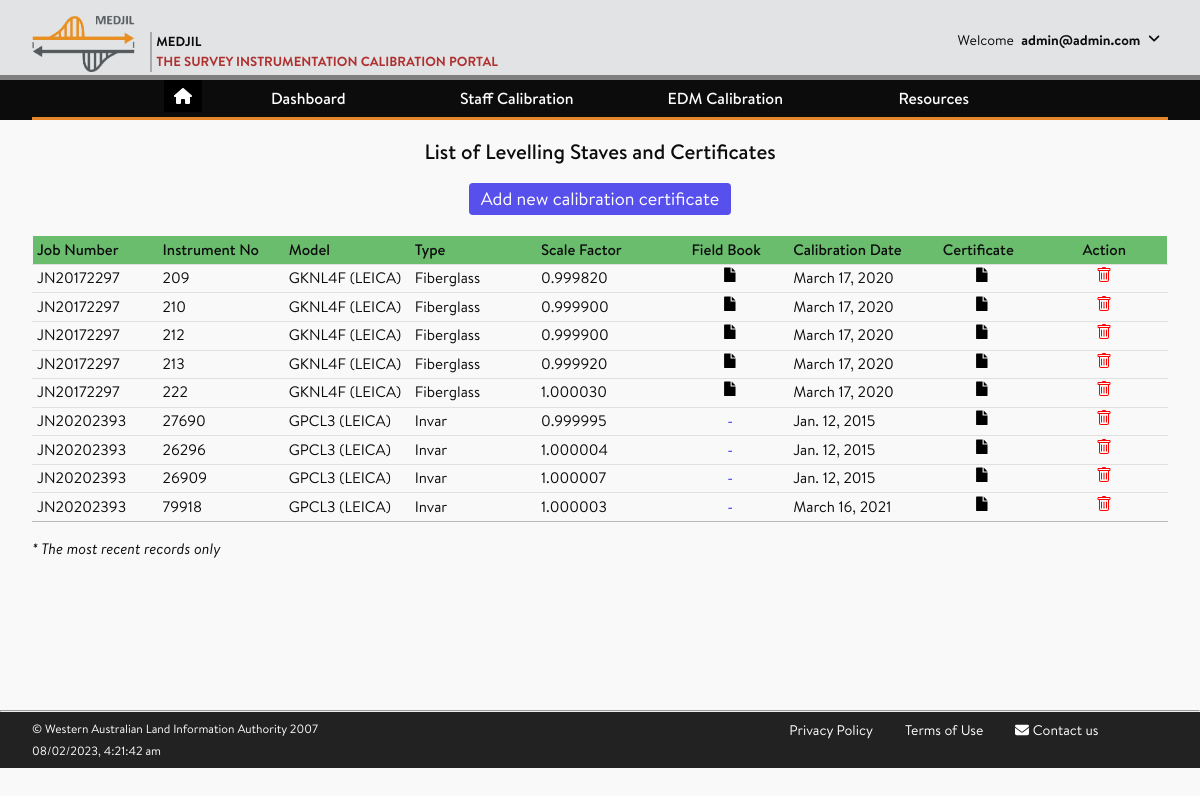
The page /staffcalibration/staff_registry/ (signed in) on the database its author committed.
### accounts/models.py (models this page shows, shortened)
class CustomUser(AbstractUser):
    company = models.ForeignKey(
                                Company,
                                on_delete = models.SET_NULL,
                                blank = True,
                                null = True,
    )
    username = None
    email = LowerCaseEmailField(_('email address'),
                                max_length = 150,
                                unique=True,
                                error_messages = {
                                    'unique': _("The user with that email address already exists.")
                                })
    USERNAME_FIELD = 'email'
    REQUIRED_FIELDS = []
    objects = CustomUserManager()

### staffcalibration/models.py (models this page shows, shortened)
class StaffCalibrationRecord(models.Model):
    id = models.UUIDField(primary_key=True, default=uuid.uuid4, help_text='Unique ID for this calibration record')
    site_id = models.ForeignKey(CalibrationSite,
                                    limit_choices_to=Q(site_type = 'staff_range') | Q(site_type = 'staff_lab'),
                                    on_delete = models.RESTRICT,
                                    null = True,
                                    blank = True,
                                    verbose_name = 'Calibration Site')
    job_number = models.CharField(max_length=15,
                                    help_text = "Enter a job number, e.g., JN20222511",
                                    verbose_name = 'Job Number')
    inst_staff = models.ForeignKey(Staff,
                                    null=True,
                                    on_delete = models.RESTRICT,
                                    verbose_name = 'Staff Number')
    inst_level = models.ForeignKey(DigitalLevel,
                                    on_delete = models.RESTRICT,
                                    null = True,
                                    blank = True,
                                    verbose_name = 'Level Number')
    scale_factor = models.FloatField(null=True,
                                        validators = [MinValueValidator(0.99), MaxValueValidator(1.003)],
                                        help_text = "Enter the correction factor provided in the Certificate.",
                                        verbose_name = "Scale Factor")
    grad_uncertainty = models.FloatField(null=True,
                                        blank=True,
                                        validators = [MinValueValidator(0), MaxValueValidator(0.1)],
                                        help_text = "Enter the graduation uncertainty, if provided in the certificate.",
                                        verbose_name = "Graduation Uncertainty")
    standard_temperature = models.FloatField(default=25.0, null = True, help_text = "Temperature at which the Scale Factor is valid.")
    observed_temperature = models.FloatField(null = True, blank=True, help_text = "Average temperature observed during the observation.")
    field_file = models.FileField(upload_to = get_upload_to_fieldfile,
                                        null=True,
                                        blank=True,
                                        help_text = 'Upload the ASCII file generated by the level instrument',
                                        verbose_name= 'Field Data')
    field_book = models.FileField(upload_to = get_upload_to_fieldbook,
                                        null=True,
                                        blank=True,
                                        help_text = 'Upload the field book in pdf/jpg/tif format',
                                        verbose_name= 'Field Book')
    observer_isme = models.BooleanField(default=False, verbose_name = "I am the Observer")
    observer = models.CharField(max_length=50, null=True, blank=True)
    calibration_date = models.DateField(help_text = "Date of observation/measurement taken.",
                                        null=True)
    calibration_report = models.FileField(upload_to = get_upload_to_calibreport,
                                    null=True,
                                    blank=True,
                                    help_text = "Calibration report/certificate in pdf/jpg/tif format.",
                                    verbose_name= 'Calibration certificate')
    created_on = models.DateTimeField(auto_now_add=True, null=True)
    modified_on = models.DateTimeField(auto_now=True, null=True)
    class Meta:
        ordering = ['inst_staff', 'calibration_date']
        unique_together = ['job_number', 'inst_staff', 'calibration_date']
    @property
    def report_url(self):
        if self.calibration_report:
            return getattr(self.calibration_report, 'url', None)
        return None
    @property
    def field_url(self):
        if self.field_book:
            return getattr(self.field_book, 'url', None)
        return None

### instruments/models.py (models this page shows, shortened)
class Staff(models.Model):
    staff_model = models.ForeignKey(InstrumentModel,
                                    limit_choices_to={'inst_type__exact': 'staff'},
                                    on_delete = models.CASCADE, null = True)
    staff_owner = models.ForeignKey(Company, on_delete = models.SET_NULL, null = True)
    staff_number = models.CharField(max_length=15,
                                    help_text="Enter the instrument number")
    staff_types = (
                ( None, 'Select one of the following'),
                ('invar','Invar'),
                ('fiberglass','Fiber glass'),
                ('wood','Wood'),
                ('aluminium','Aluminium'),
                ('steel','Steel'),
                ('epoxy','Carbon/epoxy'),
                ('e_glass','E-glass'),
                ('s2_glass','S2-glass'),)
    staff_type = models.CharField(max_length=10,
                 choices=staff_types)
    staff_length = models.FloatField(
                                    validators = [MinValueValidator(1.0), MaxValueValidator(5.0)],
                                    help_text="Staff length in meters",
                                    verbose_name = "Staff length (in metres)")
    thermal_coefficient =  models.FloatField(
                                    null=True,
                                    validators = [MinValueValidator(-100), MaxValueValidator(100)],
                                    help_text="Coefficient of expansion in ppm units- e.g., Fibreglass: 10.0, Carbon: 3.0",
                                    verbose_name = "CoE (in ppm)")
    created_on = models.DateTimeField(auto_now_add=True, null=True)
    modified_on = models.DateTimeField(auto_now=True, null=True)
    class Meta:
        unique_together = ['staff_number', 'staff_owner']
        ordering= ['staff_number']
    def get_absolute_url(self):
        return reverse('instruments:inst_staff_update', args=[str(self.id)])

class InstrumentModel(models.Model):
    inst_types = (
                ( None, 'Select one of the following'),
                ('edm','Total Station EDM'),
                ('prism','Prism'),
                ('level','Digital Level'),
                ('staff','Barcoded Staff'),
                ('baro','Barometer'),
                ('thermo','Thermometer'),
                ('hygro','Hygrometer'),
                ('psy','Psychrometer'),
                ('others','Others'),)
    inst_type = models.CharField(max_length=6,
                 choices=inst_types,
                 verbose_name= 'instrument type',
                 null = True)
    make = models.ForeignKey(InstrumentMake, on_delete = models.CASCADE, null = True)
    model = models.CharField(max_length=25, validators=[MinLengthValidator(3)], help_text="e.g., LS15, DNA03, TS30, S9, SX12, GT-1200/600")
    class Meta:
        ordering = ['inst_type','make','model']
        unique_together = ('inst_type','make','model')

class InstrumentMake(models.Model):
    make = models.CharField(max_length=25, validators=[MinLengthValidator(4)], help_text="e.g., LEICA, TRIMBLE, SOKKIA", unique=True)
    make_abbrev = models.CharField(max_length=4, validators=[MinLengthValidator(3)], help_text="e.g., LEI, TRIM, SOKK", unique=True, verbose_name = 'Abbreviation')
    def __str__(self):
        return self.make

### staffcalibration/views.py (the view)
# urls.py: path('staff_registry/', views.user_staff_registry, name='staff_registry'),
@login_required(login_url="/accounts/login")
def user_staff_registry(request):
    staff_list = StaffCalibrationRecord.objects.filter(inst_staff__staff_owner=request.user.company).distinct().order_by('inst_staff__staff_model')
    context = {
        'staff_list': staff_list,
    }
    return render(request, 'staffcalibration/staff_calibration_record.html', context)

### staffcalibration/templates/staffcalibration/staff_calibration_record.html (shortened to what this page needs)
{% extends 'base_generic.html' %}
{% load static %}
{% block content %}
<article class="post">
        <div class="post-header">
            <h2 class="post-title">List of Levelling Staves and Certificates</h2>
        </div>
        <div class="mt-2 mb-5 flex justify-center">
            <a href="{% url 'staffcalibration:create_record' %}" class="px-3 py-2 border border-transparent text-lg leading-4 rounded text-white bg-indigo-600 hover:bg-indigo-500 focus:outline-none focus:shadow-outline transition duration-150 ease-in-out">
                Add new calibration certificate
            </a>
          </div>
        <div class="post-content">
            {% if staff_list %}
            <table style="table-layout: fixed; width: 100%">
                <tr>
                    <th>Job Number</th>
                    <th>Instrument No</th>
                    <th>Model</th>
                    <th>Type</th>
                    <th>Scale Factor</th>
                    <th class="text-center">Field Book</th>
                    <th>Calibration Date</th>
                    <th class="text-center">Certificate</th>
                    <th class="text-center">Action</th>
                </tr>
                {% for element in staff_list %}
                <tr>
                    <td>{{ element.job_number }}</td>
                    <td>{{ element.inst_staff.staff_number }}</td>
                    <td>{{ element.inst_staff.staff_model.model }} ({{ element.inst_staff.staff_model.make }})</td>
                    <td>{{ element.inst_staff.staff_type|title }}</td>
                    <td>{{ element.scale_factor|stringformat:"1.6f" }}</td>
                    <td class="text-center">
                        {% if element.field_url %}
                            <a href="{{ element.field_url|default_if_none:'#' }}" target="__blank">
                            </a></td>
                        {% else %}
                            <a href="#">-</a>
                        {% endif %}
                    <td>{{ element.calibration_date }}</td>
                    <td class="text-center">
                        {% if element.report_url %}
                            <a href="{{ element.report_url|default_if_none:'#' }}" target="__blank">
                            </a>
                        {% endif %}
                    </td>
                    <td class="font-regular text-center">
                        <a class="px-2" href="{% url 'staffcalibration:delete_record' element.id %}" onclick="return confirmation()">
                        </a>
                    </td>
                </tr>
                {% endfor %}
            </table>
            {% endif %}
        <div><i>* The most recent records only</i></div>
    </div>
</article>
{% endblock %}

### templates/base_generic.html (shortened to what this page needs)
{% load static %}
<!DOCTYPE html>
<html lang="en">
<head>
    <link rel="stylesheet" href="https://cdnjs.cloudflare.com/ajax/libs/font-awesome/6.2.0/css/all.min.css" />
    <link rel="stylesheet" href="{% static 'main.css' %}">
    <link rel="stylesheet" href="{% static 'fonts/stylesheet.css' %}">
    <link rel="stylesheet" href="{% static 'style_ib.css' %}">
</head>
<body>
    <div class="page-wrap">
    <header class="page-header">
        <div class="wrapper">
            <div class="header-wrapper">
                <a class="header-logo" href="{% url 'home' %}">
                    <img src="{% static 'logo.png' %}" alt="Medjil">
                    <p>
                        <span>Medjil</span>
                        <span>The Survey Instrumentation Calibration Portal</span>
                    </p>
                </a>
                <div class="header-userinfo">
                        <div>
                            <span>Welcome</span>
                                {% if user.is_authenticated %}
                                    {% if not user.first_name %}
                                        <span><strong> {{ user.email }}</strong></span>
                                    {% else %}
                                        <span><strong>{{ user.first_name }}</strong></span>
                                    {% endif %}
                                {% endif %}
                                <span>
                                    <a href="#" id="header-toggle"><i class="fas fa-angle-down rotate" aria-hidden="true"></i></a>
                                </span>
                        </div>
                </div>
            </div>
        </div>
    </header>
    <nav class="page-nav">
        <div class="wrapper">
            <ul class="nav-links">
            		<li>
            				<ul>
            						<button class="btn_home"><a href="{% url 'home' %}"><i class="fa fa-home"></i></a></button>
            				</ul>
            		</li>
                <li class="nav-item has-subnav"><a tabindex="0">Dashboard</a>
                </li>
                <li class="nav-item has-subnav"><a tabindex="0">Staff Calibration</a>
                </li>
                <li class="nav-item has-subnav"><a tabindex="0">EDM Calibration </a>
                </li>
                <li class="nav-item has-subnav"><a tabindex="0">Resources</a>
                </li>
            </ul>
        </div>
    </nav>
    <main class="page-content">
        <div class="wrapper">
            {% block content %}
            {% endblock content %}
        </div>
    </main>
    <hr>
    <footer class="page-footer">
        <div class="wrapper">
            <div class="footer-row3">
                <div class="policy-col-1">
                    <a href="{% url 'terms' %}">Privacy Policy</a>
                    <a href="{% url 'terms' %}">Terms of Use</a>
                    <a href="mailto:geodesy@landgate.wa.gov.au"><i class="fas fa-envelope"></i> <span>Contact us</span></a>
                </div>
                <div class="policy-col-2">
                      <p>&#169; Western Australian Land Information Authority 2007</p>
                      <span id="current_time"></span>
                </div>
            </div>
        </div>
    </footer>
</body>
</html>

### assets/style_ib.css (style rules this page uses)
.btn_home { background-color: Black; border: none; color: White; cursor: pointer; }

### rows shown on the page
CustomUser: email "admin@admin.com"
StaffCalibrationRecord: job_number "JN20172297", inst_staff.staff_number "209", inst_staff.staff_model.model "GKNL4F", inst_staff.staff_model.make "LEICA", inst_staff.staff_type "Fiberglass", scale_factor "0.999820", calibration_date "March 17, 2020"
StaffCalibrationRecord: job_number "JN20172297", inst_staff.staff_number "210", inst_staff.staff_model.model "GKNL4F", inst_staff.staff_model.make "LEICA", inst_staff.staff_type "Fiberglass", scale_factor "0.999900", calibration_date "March 17, 2020"
StaffCalibrationRecord: job_number "JN20172297", inst_staff.staff_number "212", inst_staff.staff_model.model "GKNL4F", inst_staff.staff_model.make "LEICA", inst_staff.staff_type "Fiberglass", scale_factor "0.999900", calibration_date "March 17, 2020"
StaffCalibrationRecord: job_number "JN20172297", inst_staff.staff_number "213", inst_staff.staff_model.model "GKNL4F", inst_staff.staff_model.make "LEICA", inst_staff.staff_type "Fiberglass", scale_factor "0.999920", calibration_date "March 17, 2020"
StaffCalibrationRecord: job_number "JN20172297", inst_staff.staff_number "222", inst_staff.staff_model.model "GKNL4F", inst_staff.staff_model.make "LEICA", inst_staff.staff_type "Fiberglass", scale_factor "1.000030", calibration_date "March 17, 2020"
StaffCalibrationRecord: job_number "JN20202393", inst_staff.staff_number "27690", inst_staff.staff_model.model "GPCL3", inst_staff.staff_model.make "LEICA", inst_staff.staff_type "Invar", scale_factor "0.999995", calibration_date "Jan. 12, 2015"
StaffCalibrationRecord: job_number "JN20202393", inst_staff.staff_number "26296", inst_staff.staff_model.model "GPCL3", inst_staff.staff_model.make "LEICA", inst_staff.staff_type "Invar", scale_factor "1.000004", calibration_date "Jan. 12, 2015"
StaffCalibrationRecord: job_number "JN20202393", inst_staff.staff_number "26909", inst_staff.staff_model.model "GPCL3", inst_staff.staff_model.make "LEICA", inst_staff.staff_type "Invar", scale_factor "1.000007", calibration_date "Jan. 12, 2015"
StaffCalibrationRecord: job_number "JN20202393", inst_staff.staff_number "79918", inst_staff.staff_model.model "GPCL3", inst_staff.staff_model.make "LEICA", inst_staff.staff_type "Invar", scale_factor "1.000003", calibration_date "March 16, 2021"
